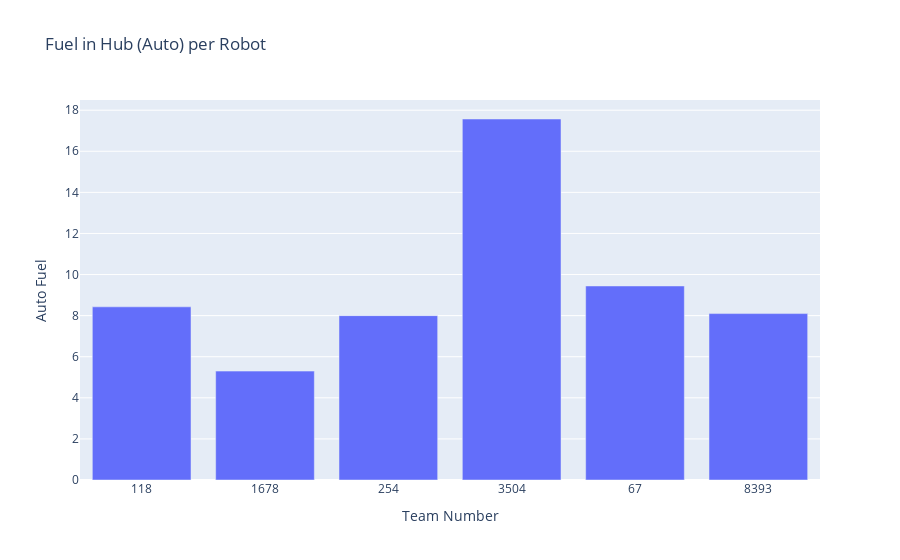

The cell this chart's notebook holds for it:
### Code cell
fig = px.bar(avg_6_teams, y="Auto Fuel", title="Fuel in Hub (Auto) per Robot")
fig.show()

### Figure 1 — Plotly figure (JSON) as saved in the notebook; plotly's stock layout.template omitted (floating-point values rounded to 4 significant figures)
{"data": [{"hovertemplate": "Team Number=%{x}<br>Auto Fuel=%{y}<extra></extra>", "legendgroup": "", "marker": {"color": "#636efa", "pattern": {"shape": ""}}, "name": "", "orientation": "v", "showlegend": false, "textposition": "auto", "type": "bar", "x": ["118", "1678", "254", "3504", "67", "8393"], "xaxis": "x", "y": [8.429, 5.3, 8.0, 17.57, 9.444, 8.1], "yaxis": "y"}], "layout": {"barmode": "relative", "legend": {"tracegroupgap": 0}, "title": {"text": "Fuel in Hub (Auto) per Robot"}, "xaxis": {"anchor": "y", "domain": [0, 1], "title": {"text": "Team Number"}}, "yaxis": {"anchor": "x", "domain": [0, 1], "title": {"text": "Auto Fuel"}}}}
